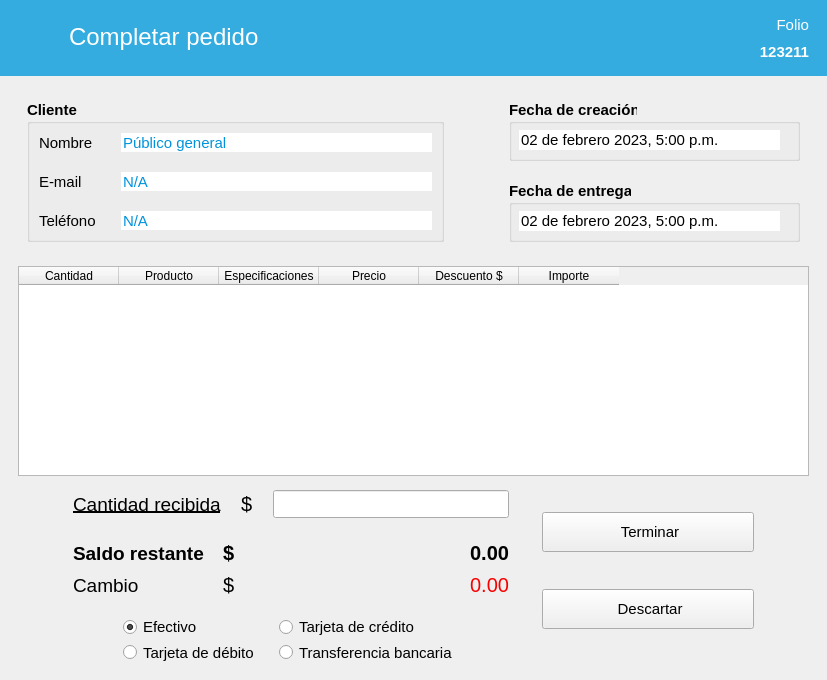
<?xml version="1.0" encoding="UTF-8"?>
<ui version="4.0">
 <class>TerminarVenta</class>
 <widget class="QMainWindow" name="TerminarVenta">
  <property name="windowModality">
   <enum>Qt::ApplicationModal</enum>
  </property>
  <property name="geometry">
   <rect>
    <x>0</x>
    <y>0</y>
    <width>827</width>
    <height>680</height>
   </rect>
  </property>
  <property name="minimumSize">
   <size>
    <width>0</width>
    <height>680</height>
   </size>
  </property>
  <property name="windowTitle">
   <string>Resumen de venta</string>
  </property>
  <property name="windowIcon">
   <iconset resource="../resources.qrc">
    <normaloff>:/img/icon.ico</normaloff>:/img/icon.ico</iconset>
  </property>
  <widget class="QWidget" name="centralwidget">
   <layout class="QVBoxLayout" name="verticalLayout">
    <property name="leftMargin">
     <number>0</number>
    </property>
    <property name="topMargin">
     <number>0</number>
    </property>
    <property name="rightMargin">
     <number>0</number>
    </property>
    <item alignment="Qt::AlignTop">
     <widget class="QFrame" name="frame">
      <property name="font">
       <font>
        <family>Segoe UI</family>
       </font>
      </property>
      <property name="styleSheet">
       <string notr="true">QFrame { background-color: rgb(52, 172, 224); }</string>
      </property>
      <property name="frameShadow">
       <enum>QFrame::Raised</enum>
      </property>
      <layout class="QHBoxLayout" name="horizontalLayout">
       <property name="topMargin">
        <number>5</number>
       </property>
       <property name="bottomMargin">
        <number>5</number>
       </property>
       <item alignment="Qt::AlignLeft|Qt::AlignTop">
        <widget class="QFrame" name="frame_5">
         <property name="font">
          <font>
           <family>Segoe UI</family>
          </font>
         </property>
         <property name="frameShadow">
          <enum>QFrame::Raised</enum>
         </property>
         <layout class="QHBoxLayout" name="horizontalLayout_2">
          <item>
           <widget class="QLabel" name="label">
            <property name="minimumSize">
             <size>
              <width>45</width>
              <height>45</height>
             </size>
            </property>
            <property name="font">
             <font>
              <family>Segoe UI</family>
              <pointsize>18</pointsize>
             </font>
            </property>
            <property name="styleSheet">
             <string notr="true">image: url(:/img/resources/images/shopping-cart.png);</string>
            </property>
            <property name="text">
             <string/>
            </property>
           </widget>
          </item>
          <item>
           <widget class="QLabel" name="label_17">
            <property name="minimumSize">
             <size>
              <width>211</width>
              <height>41</height>
             </size>
            </property>
            <property name="font">
             <font>
              <family>Segoe UI</family>
              <pointsize>18</pointsize>
             </font>
            </property>
            <property name="styleSheet">
             <string notr="true">color: rgb(255, 255, 255);</string>
            </property>
            <property name="text">
             <string>Completar pedido</string>
            </property>
           </widget>
          </item>
         </layout>
        </widget>
       </item>
       <item alignment="Qt::AlignRight|Qt::AlignTop">
        <widget class="QFrame" name="frame_6">
         <property name="font">
          <font>
           <family>Segoe UI</family>
          </font>
         </property>
         <property name="frameShadow">
          <enum>QFrame::Raised</enum>
         </property>
         <layout class="QVBoxLayout" name="verticalLayout_2">
          <item>
           <widget class="QLabel" name="label_5">
            <property name="minimumSize">
             <size>
              <width>41</width>
              <height>21</height>
             </size>
            </property>
            <property name="font">
             <font>
              <family>Segoe UI</family>
              <pointsize>11</pointsize>
             </font>
            </property>
            <property name="styleSheet">
             <string notr="true">color: rgb(255, 255, 255);</string>
            </property>
            <property name="text">
             <string>Folio</string>
            </property>
            <property name="alignment">
             <set>Qt::AlignRight|Qt::AlignTrailing|Qt::AlignVCenter</set>
            </property>
           </widget>
          </item>
          <item>
           <widget class="QLabel" name="lbFolio">
            <property name="minimumSize">
             <size>
              <width>61</width>
              <height>21</height>
             </size>
            </property>
            <property name="font">
             <font>
              <family>Segoe UI</family>
              <pointsize>11</pointsize>
              <bold>true</bold>
             </font>
            </property>
            <property name="styleSheet">
             <string notr="true">color: rgb(255, 255, 255);</string>
            </property>
            <property name="text">
             <string>123211</string>
            </property>
            <property name="alignment">
             <set>Qt::AlignRight|Qt::AlignTrailing|Qt::AlignVCenter</set>
            </property>
           </widget>
          </item>
         </layout>
        </widget>
       </item>
      </layout>
     </widget>
    </item>
    <item alignment="Qt::AlignTop">
     <widget class="QFrame" name="frame_2">
      <property name="font">
       <font>
        <family>Segoe UI</family>
       </font>
      </property>
      <property name="frameShadow">
       <enum>QFrame::Raised</enum>
      </property>
      <layout class="QHBoxLayout" name="horizontalLayout_3">
       <property name="leftMargin">
        <number>18</number>
       </property>
       <property name="rightMargin">
        <number>18</number>
       </property>
       <item alignment="Qt::AlignTop">
        <widget class="QFrame" name="frame_7">
         <property name="font">
          <font>
           <family>Segoe UI</family>
          </font>
         </property>
         <property name="frameShadow">
          <enum>QFrame::Raised</enum>
         </property>
         <layout class="QHBoxLayout" name="horizontalLayout_5">
          <property name="rightMargin">
           <number>50</number>
          </property>
          <item>
           <widget class="QGroupBox" name="groupBox">
            <property name="minimumSize">
             <size>
              <width>361</width>
              <height>131</height>
             </size>
            </property>
            <property name="font">
             <font>
              <family>Segoe UI</family>
              <pointsize>11</pointsize>
              <bold>true</bold>
             </font>
            </property>
            <property name="title">
             <string>Cliente</string>
            </property>
            <property name="flat">
             <bool>true</bool>
            </property>
            <layout class="QGridLayout" name="gridLayout">
             <property name="horizontalSpacing">
              <number>25</number>
             </property>
             <property name="verticalSpacing">
              <number>20</number>
             </property>
             <item row="0" column="0">
              <widget class="QLabel" name="label_6">
               <property name="font">
                <font>
                 <family>Segoe UI</family>
                 <pointsize>11</pointsize>
                 <bold>false</bold>
                </font>
               </property>
               <property name="text">
                <string>Nombre</string>
               </property>
              </widget>
             </item>
             <item row="0" column="1">
              <widget class="QLineEdit" name="txtCliente">
               <property name="font">
                <font>
                 <family>Segoe UI</family>
                 <pointsize>11</pointsize>
                 <italic>false</italic>
                 <bold>false</bold>
                </font>
               </property>
               <property name="styleSheet">
                <string notr="true">color: rgb(0, 147, 220);</string>
               </property>
               <property name="text">
                <string>Público general</string>
               </property>
               <property name="frame">
                <bool>false</bool>
               </property>
               <property name="readOnly">
                <bool>true</bool>
               </property>
               <property name="clearButtonEnabled">
                <bool>false</bool>
               </property>
              </widget>
             </item>
             <item row="1" column="0">
              <widget class="QLabel" name="label_7">
               <property name="font">
                <font>
                 <family>Segoe UI</family>
                 <pointsize>11</pointsize>
                 <bold>false</bold>
                </font>
               </property>
               <property name="text">
                <string>E-mail</string>
               </property>
              </widget>
             </item>
             <item row="1" column="1">
              <widget class="QLineEdit" name="txtCorreo">
               <property name="font">
                <font>
                 <family>Segoe UI</family>
                 <pointsize>11</pointsize>
                 <bold>false</bold>
                </font>
               </property>
               <property name="styleSheet">
                <string notr="true">color: rgb(0, 147, 220);</string>
               </property>
               <property name="text">
                <string>N/A</string>
               </property>
               <property name="frame">
                <bool>false</bool>
               </property>
               <property name="readOnly">
                <bool>true</bool>
               </property>
               <property name="clearButtonEnabled">
                <bool>false</bool>
               </property>
              </widget>
             </item>
             <item row="2" column="0">
              <widget class="QLabel" name="label_8">
               <property name="font">
                <font>
                 <family>Segoe UI</family>
                 <pointsize>11</pointsize>
                 <bold>false</bold>
                </font>
               </property>
               <property name="text">
                <string>Teléfono</string>
               </property>
              </widget>
             </item>
             <item row="2" column="1">
              <widget class="QLineEdit" name="txtTelefono">
               <property name="font">
                <font>
                 <family>Segoe UI</family>
                 <pointsize>11</pointsize>
                 <bold>false</bold>
                </font>
               </property>
               <property name="styleSheet">
                <string notr="true">color: rgb(0, 147, 220);</string>
               </property>
               <property name="text">
                <string>N/A</string>
               </property>
               <property name="frame">
                <bool>false</bool>
               </property>
               <property name="readOnly">
                <bool>true</bool>
               </property>
               <property name="clearButtonEnabled">
                <bool>false</bool>
               </property>
              </widget>
             </item>
            </layout>
           </widget>
          </item>
         </layout>
        </widget>
       </item>
       <item alignment="Qt::AlignRight|Qt::AlignTop">
        <widget class="QFrame" name="frame_8">
         <property name="font">
          <font>
           <family>Segoe UI</family>
          </font>
         </property>
         <property name="frameShadow">
          <enum>QFrame::Raised</enum>
         </property>
         <layout class="QVBoxLayout" name="verticalLayout_4">
          <property name="spacing">
           <number>20</number>
          </property>
          <item>
           <widget class="QGroupBox" name="groupBox_2">
            <property name="minimumSize">
             <size>
              <width>291</width>
              <height>61</height>
             </size>
            </property>
            <property name="font">
             <font>
              <family>Segoe UI</family>
              <pointsize>11</pointsize>
              <bold>true</bold>
             </font>
            </property>
            <property name="title">
             <string>Fecha de creación</string>
            </property>
            <property name="flat">
             <bool>true</bool>
            </property>
            <widget class="QLineEdit" name="txtCreacion">
             <property name="geometry">
              <rect>
               <x>10</x>
               <y>30</y>
               <width>261</width>
               <height>20</height>
              </rect>
             </property>
             <property name="font">
              <font>
               <family>Segoe UI</family>
               <pointsize>11</pointsize>
               <bold>false</bold>
              </font>
             </property>
             <property name="styleSheet">
              <string notr="true"/>
             </property>
             <property name="text">
              <string>02 de febrero 2023, 5:00 p.m.</string>
             </property>
             <property name="frame">
              <bool>false</bool>
             </property>
             <property name="readOnly">
              <bool>true</bool>
             </property>
             <property name="clearButtonEnabled">
              <bool>false</bool>
             </property>
            </widget>
           </widget>
          </item>
          <item>
           <widget class="QGroupBox" name="boxFechaEntrega">
            <property name="minimumSize">
             <size>
              <width>291</width>
              <height>61</height>
             </size>
            </property>
            <property name="font">
             <font>
              <family>Segoe UI</family>
              <pointsize>11</pointsize>
              <bold>true</bold>
             </font>
            </property>
            <property name="title">
             <string>Fecha de entrega</string>
            </property>
            <property name="flat">
             <bool>true</bool>
            </property>
            <widget class="QLineEdit" name="txtEntrega">
             <property name="geometry">
              <rect>
               <x>10</x>
               <y>30</y>
               <width>261</width>
               <height>20</height>
              </rect>
             </property>
             <property name="font">
              <font>
               <family>Segoe UI</family>
               <pointsize>11</pointsize>
               <bold>false</bold>
              </font>
             </property>
             <property name="styleSheet">
              <string notr="true"/>
             </property>
             <property name="text">
              <string>02 de febrero 2023, 5:00 p.m.</string>
             </property>
             <property name="frame">
              <bool>false</bool>
             </property>
             <property name="readOnly">
              <bool>true</bool>
             </property>
             <property name="clearButtonEnabled">
              <bool>false</bool>
             </property>
            </widget>
           </widget>
          </item>
         </layout>
        </widget>
       </item>
      </layout>
     </widget>
    </item>
    <item>
     <widget class="QFrame" name="frame_3">
      <property name="sizePolicy">
       <sizepolicy hsizetype="Expanding" vsizetype="Expanding">
        <horstretch>0</horstretch>
        <verstretch>0</verstretch>
       </sizepolicy>
      </property>
      <property name="minimumSize">
       <size>
        <width>0</width>
        <height>210</height>
       </size>
      </property>
      <property name="font">
       <font>
        <family>Segoe UI</family>
       </font>
      </property>
      <property name="frameShadow">
       <enum>QFrame::Raised</enum>
      </property>
      <layout class="QHBoxLayout" name="horizontalLayout_8">
       <property name="leftMargin">
        <number>18</number>
       </property>
       <property name="topMargin">
        <number>0</number>
       </property>
       <property name="rightMargin">
        <number>18</number>
       </property>
       <property name="bottomMargin">
        <number>0</number>
       </property>
       <item>
        <widget class="TablaDatos" name="tabla_productos">
         <property name="minimumSize">
          <size>
           <width>791</width>
           <height>210</height>
          </size>
         </property>
         <attribute name="horizontalHeaderMinimumSectionSize">
          <number>80</number>
         </attribute>
         <column>
          <property name="text">
           <string>Cantidad</string>
          </property>
         </column>
         <column>
          <property name="text">
           <string>Producto</string>
          </property>
         </column>
         <column>
          <property name="text">
           <string>Especificaciones</string>
          </property>
         </column>
         <column>
          <property name="text">
           <string>Precio</string>
          </property>
         </column>
         <column>
          <property name="text">
           <string>Descuento $</string>
          </property>
         </column>
         <column>
          <property name="text">
           <string>Importe</string>
          </property>
         </column>
        </widget>
       </item>
      </layout>
     </widget>
    </item>
    <item>
     <widget class="QFrame" name="frame_4">
      <property name="font">
       <font>
        <family>Segoe UI</family>
       </font>
      </property>
      <property name="frameShadow">
       <enum>QFrame::Raised</enum>
      </property>
      <layout class="QHBoxLayout" name="horizontalLayout_4">
       <property name="leftMargin">
        <number>55</number>
       </property>
       <property name="topMargin">
        <number>0</number>
       </property>
       <property name="rightMargin">
        <number>64</number>
       </property>
       <property name="bottomMargin">
        <number>0</number>
       </property>
       <item>
        <widget class="QFrame" name="frame_11">
         <property name="font">
          <font>
           <family>Segoe UI</family>
          </font>
         </property>
         <property name="frameShadow">
          <enum>QFrame::Raised</enum>
         </property>
         <layout class="QVBoxLayout" name="verticalLayout_3">
          <property name="bottomMargin">
           <number>0</number>
          </property>
          <item>
           <widget class="QFrame" name="frame_14">
            <property name="font">
             <font>
              <family>Segoe UI</family>
             </font>
            </property>
            <property name="frameShadow">
             <enum>QFrame::Raised</enum>
            </property>
            <layout class="QHBoxLayout" name="horizontalLayout_7">
             <property name="spacing">
              <number>20</number>
             </property>
             <property name="bottomMargin">
              <number>15</number>
             </property>
             <item>
              <widget class="QLabel" name="label_13">
               <property name="font">
                <font>
                 <family>Segoe UI</family>
                 <pointsize>14</pointsize>
                 <bold>false</bold>
                 <underline>true</underline>
                </font>
               </property>
               <property name="text">
                <string>Cantidad recibida</string>
               </property>
              </widget>
             </item>
             <item alignment="Qt::AlignLeft">
              <widget class="QLabel" name="label_19">
               <property name="font">
                <font>
                 <family>Segoe UI</family>
                 <pointsize>15</pointsize>
                </font>
               </property>
               <property name="text">
                <string>$</string>
               </property>
              </widget>
             </item>
             <item>
              <widget class="NumberEdit" name="txtPago">
               <property name="minimumSize">
                <size>
                 <width>200</width>
                 <height>28</height>
                </size>
               </property>
               <property name="styleSheet">
                <string notr="true">color: rgb(0, 170, 255)</string>
               </property>
              </widget>
             </item>
            </layout>
           </widget>
          </item>
          <item>
           <widget class="QFrame" name="frame_15">
            <property name="font">
             <font>
              <family>Segoe UI</family>
             </font>
            </property>
            <property name="frameShadow">
             <enum>QFrame::Raised</enum>
            </property>
            <layout class="QGridLayout" name="gridLayout_4">
             <property name="topMargin">
              <number>0</number>
             </property>
             <property name="bottomMargin">
              <number>12</number>
             </property>
             <property name="horizontalSpacing">
              <number>15</number>
             </property>
             <property name="verticalSpacing">
              <number>12</number>
             </property>
             <item row="0" column="0">
              <widget class="QLabel" name="label_20">
               <property name="minimumSize">
                <size>
                 <width>0</width>
                 <height>28</height>
                </size>
               </property>
               <property name="font">
                <font>
                 <family>Segoe UI</family>
                 <pointsize>14</pointsize>
                 <bold>true</bold>
                </font>
               </property>
               <property name="text">
                <string>Saldo restante</string>
               </property>
              </widget>
             </item>
             <item row="0" column="1">
              <widget class="QLabel" name="label_24">
               <property name="minimumSize">
                <size>
                 <width>0</width>
                 <height>28</height>
                </size>
               </property>
               <property name="font">
                <font>
                 <family>Segoe UI</family>
                 <pointsize>15</pointsize>
                 <bold>true</bold>
                </font>
               </property>
               <property name="text">
                <string>$</string>
               </property>
              </widget>
             </item>
             <item row="1" column="0">
              <widget class="QLabel" name="label_26">
               <property name="minimumSize">
                <size>
                 <width>0</width>
                 <height>28</height>
                </size>
               </property>
               <property name="font">
                <font>
                 <family>Segoe UI</family>
                 <pointsize>14</pointsize>
                </font>
               </property>
               <property name="text">
                <string>Cambio</string>
               </property>
              </widget>
             </item>
             <item row="1" column="2">
              <widget class="QLabel" name="lbCambio">
               <property name="minimumSize">
                <size>
                 <width>0</width>
                 <height>28</height>
                </size>
               </property>
               <property name="font">
                <font>
                 <family>Segoe UI</family>
                 <pointsize>15</pointsize>
                </font>
               </property>
               <property name="styleSheet">
                <string notr="true">color: rgb(249, 0, 0);</string>
               </property>
               <property name="text">
                <string>0.00</string>
               </property>
               <property name="alignment">
                <set>Qt::AlignRight|Qt::AlignTrailing|Qt::AlignVCenter</set>
               </property>
              </widget>
             </item>
             <item row="1" column="1">
              <widget class="QLabel" name="label_25">
               <property name="minimumSize">
                <size>
                 <width>0</width>
                 <height>28</height>
                </size>
               </property>
               <property name="font">
                <font>
                 <family>Segoe UI</family>
                 <pointsize>15</pointsize>
                </font>
               </property>
               <property name="text">
                <string>$</string>
               </property>
              </widget>
             </item>
             <item row="0" column="2">
              <widget class="QLabel" name="lbSaldo">
               <property name="minimumSize">
                <size>
                 <width>0</width>
                 <height>28</height>
                </size>
               </property>
               <property name="font">
                <font>
                 <family>Segoe UI</family>
                 <pointsize>15</pointsize>
                 <bold>true</bold>
                </font>
               </property>
               <property name="text">
                <string>0.00</string>
               </property>
               <property name="alignment">
                <set>Qt::AlignRight|Qt::AlignTrailing|Qt::AlignVCenter</set>
               </property>
              </widget>
             </item>
            </layout>
           </widget>
          </item>
          <item alignment="Qt::AlignHCenter">
           <widget class="QFrame" name="frame_9">
            <property name="font">
             <font>
              <family>Segoe UI</family>
             </font>
            </property>
            <layout class="QGridLayout" name="gridLayout_2">
             <property name="horizontalSpacing">
              <number>20</number>
             </property>
             <item row="0" column="0">
              <widget class="QRadioButton" name="radioButton">
               <property name="minimumSize">
                <size>
                 <width>40</width>
                 <height>0</height>
                </size>
               </property>
               <property name="font">
                <font>
                 <family>Segoe UI</family>
                 <pointsize>11</pointsize>
                </font>
               </property>
               <property name="text">
                <string>Efectivo</string>
               </property>
               <property name="checked">
                <bool>true</bool>
               </property>
               <attribute name="buttonGroup">
                <string notr="true">groupMetodo</string>
               </attribute>
              </widget>
             </item>
             <item row="0" column="1">
              <widget class="QRadioButton" name="radioButton_2">
               <property name="minimumSize">
                <size>
                 <width>40</width>
                 <height>0</height>
                </size>
               </property>
               <property name="font">
                <font>
                 <family>Segoe UI</family>
                 <pointsize>11</pointsize>
                </font>
               </property>
               <property name="text">
                <string>Tarjeta de crédito</string>
               </property>
               <attribute name="buttonGroup">
                <string notr="true">groupMetodo</string>
               </attribute>
              </widget>
             </item>
             <item row="1" column="0">
              <widget class="QRadioButton" name="radioButton_4">
               <property name="minimumSize">
                <size>
                 <width>40</width>
                 <height>0</height>
                </size>
               </property>
               <property name="font">
                <font>
                 <family>Segoe UI</family>
                 <pointsize>11</pointsize>
                </font>
               </property>
               <property name="text">
                <string>Tarjeta de débito</string>
               </property>
               <attribute name="buttonGroup">
                <string notr="true">groupMetodo</string>
               </attribute>
              </widget>
             </item>
             <item row="1" column="1">
              <widget class="QRadioButton" name="radioButton_3">
               <property name="minimumSize">
                <size>
                 <width>40</width>
                 <height>0</height>
                </size>
               </property>
               <property name="font">
                <font>
                 <family>Segoe UI</family>
                 <pointsize>11</pointsize>
                </font>
               </property>
               <property name="text">
                <string>Transferencia bancaria</string>
               </property>
               <attribute name="buttonGroup">
                <string notr="true">groupMetodo</string>
               </attribute>
              </widget>
             </item>
            </layout>
           </widget>
          </item>
         </layout>
        </widget>
       </item>
       <item>
        <widget class="QFrame" name="frame_16">
         <property name="minimumSize">
          <size>
           <width>230</width>
           <height>0</height>
          </size>
         </property>
         <property name="font">
          <font>
           <family>Segoe UI</family>
          </font>
         </property>
         <property name="frameShadow">
          <enum>QFrame::Raised</enum>
         </property>
         <layout class="QVBoxLayout" name="verticalLayout_8">
          <item>
           <widget class="QPushButton" name="btListo">
            <property name="minimumSize">
             <size>
              <width>130</width>
              <height>40</height>
             </size>
            </property>
            <property name="font">
             <font>
              <family>Segoe UI</family>
              <pointsize>11</pointsize>
             </font>
            </property>
            <property name="text">
             <string> Terminar</string>
            </property>
            <property name="icon">
             <iconset resource="../resources.qrc">
              <normaloff>:/img/resources/images/accept.png</normaloff>:/img/resources/images/accept.png</iconset>
            </property>
            <property name="iconSize">
             <size>
              <width>25</width>
              <height>25</height>
             </size>
            </property>
           </widget>
          </item>
          <item>
           <widget class="QPushButton" name="btCancelar">
            <property name="minimumSize">
             <size>
              <width>130</width>
              <height>40</height>
             </size>
            </property>
            <property name="font">
             <font>
              <family>Segoe UI</family>
              <pointsize>11</pointsize>
             </font>
            </property>
            <property name="text">
             <string> Descartar</string>
            </property>
            <property name="icon">
             <iconset resource="../resources.qrc">
              <normaloff>:/img/resources/images/cancel.png</normaloff>:/img/resources/images/cancel.png</iconset>
            </property>
            <property name="iconSize">
             <size>
              <width>25</width>
              <height>25</height>
             </size>
            </property>
           </widget>
          </item>
         </layout>
        </widget>
       </item>
      </layout>
     </widget>
    </item>
   </layout>
  </widget>
 </widget>
 <customwidgets>
  <customwidget>
   <class>TablaDatos</class>
   <extends>QTableWidget</extends>
   <header>utils.mywidgets.h</header>
  </customwidget>
  <customwidget>
   <class>NumberEdit</class>
   <extends>QLineEdit</extends>
   <header>utils.mywidgets.h</header>
  </customwidget>
 </customwidgets>
 <resources>
  <include location="../resources.qrc"/>
 </resources>
 <connections/>
 <buttongroups>
  <buttongroup name="groupMetodo"/>
 </buttongroups>
</ui>
